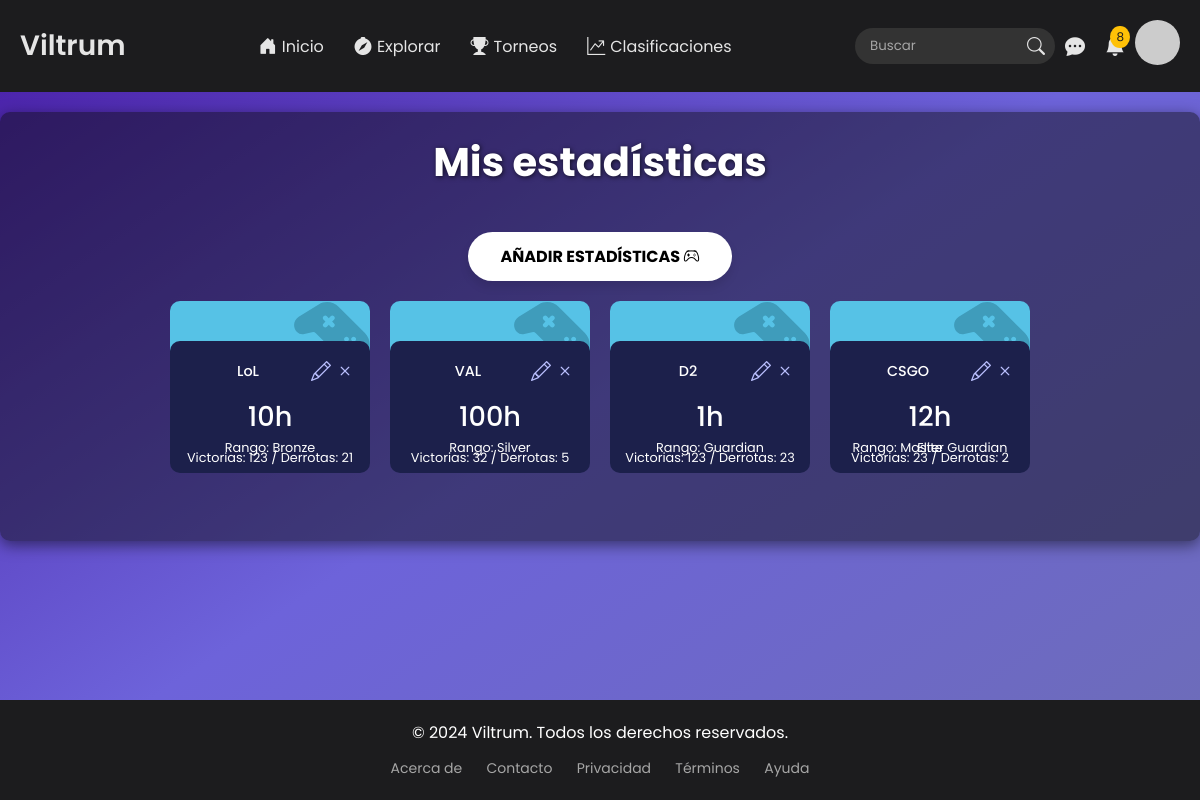
Screenshot of /profile/games_stats/ (signed in) with the database file from the repository.
### users/models.py (models this page shows)
class PlayerStats(models.Model):
    TYPE_CHOICES = [
        ("LoL", "League of Legends"),
        ("D2", "Dota 2"),
        ("CSGO", "Counter-Strike: Global Offensive"),
        ("VAL", "Valorant"),
        ("OW", "Overwatch"),
        ("PUBG", "PlayerUnknown's Battlegrounds"),
        ("FORT", "Fortnite"),
        ("Apex", "Apex Legends"),
        ("R6", "Rainbow Six Siege"),
        ("RL", "Rocket League")
    ]
    user = models.ForeignKey(User, on_delete=models.CASCADE)  # Relación con el usuario
    user_game = models.CharField(max_length=50)  # Nombre del juego jugado por el usuario
    game = models.CharField(max_length=5, choices=TYPE_CHOICES)  # Juego, limitado a las opciones disponibles
    rank = models.CharField(max_length=50)  # Rango del jugador
    wins = models.IntegerField(default=0)  # Número de victorias
    losses = models.IntegerField(default=0)  # Número de derrotas
    total_played = models.IntegerField(default=0)  # Total de juegos jugados
    is_active = models.BooleanField(default=True)  #Bandera en caso de ser eliminado
    class Meta:
        unique_together = ('user', 'game')  # Asegura que el usuario no pueda repetir el juego con el mismo tipo

### users/views.py (the view)
# urls.py: path('profile/games_stats/', views.games_stats, name='games_stats'),
@login_required
def games_stats(request):
    active_user = request.user
    if active_user.groups.filter(name='Gamer').exists():
        user_stats = PlayerStats.objects.filter(user=active_user, is_active=True)
        data_context = {'user_stats':user_stats}
        return render(request,'stats.html', data_context)
    return redirect('home')

### core/context_processors.py (called while the page is built)
def user_role(request):
    if request.user.is_authenticated:
        if request.user.groups.filter(name='Sponsor').exists():
            return {'role': 'sponsor'}
        elif request.user.groups.filter(name='Gamer').exists():
            return {'role': 'gamer'}
        else:
            return {'role': 'other'}
    return {'role': 'guest'}

def notifications(request):
    if request.user.is_authenticated:
        notifications = NotificationSystem.objects.filter(receiver=request.user).order_by('-created_at')[:8]
        return {'notifications': notifications}
    return {'notifications': []}

def verification(request):
    if request.user.is_authenticated:
        verificate = ExtendedData.objects.filter(user=request.user, user_verification=True)
        if verificate.exists():
            return {'verified':True}
        else:
            return {'verified':False}
    return {'verified':False}

### users/templates/stats.html (shortened to what this page needs)
{% extends 'template.html' %}
{% load static %}
{% block extra_css %}
<link rel="stylesheet" href="{% static 'css/stats.css' %}">
{% endblock %}
{% block content %}
<div class="main-container">
    <div class="five">
        <h1>Mis estadísticas</h1>
    </div>
    <button class="button" id="redirectButton">
        Añadir estadísticas <i class="bi bi-controller"></i>
    </button>
    <div class="stats-container">
        {% for stat in user_stats %}
        <div class="card work">
            <div class="img-section">
            </div>
            <div class="card-desc">
                <div class="card-header">
                    <div class="card-title">{{stat.game}}</div>
                    <div class="card-menu">
                        <a href="{% url 'edit_game_stat' stat.id %}" class="icons edit-icon" title="Editar">
                            <i class="bi bi-pencil"></i>
                        </a>
                        <a href="javascript:void(0);" class="icons delete-icon" title="Eliminar" onclick="showConfirmation('{% url 'delete_game_stats' stat.id %}')">
                            <i class="bi bi-x"></i>
                        </a>
                    </div>
                </div>
                <div class="card-time">{{stat.total_played}}h</div>
                <p class="recent">Rango: {{stat.rank}}</p>
                <p class="recent">Victorias: {{stat.wins}} / Derrotas: {{stat.losses}}</p>
            </div>
        </div>
        {% empty %}
        <span>Aún no se han registrado estadísticas</span>
        {% endfor %}
    </div>
</div>
{% endblock %}

### core/static/core/css/template.css (style rules this page uses)
* { font-family: 'Poppins', sans-serif; margin: 0; padding: 0; box-sizing: border-box; }
body { background-color: #1C1C1E; color: #E5E5E5; display: flex; flex-direction: column; min-height: 100vh; }

### users/static/css/stats.css (style rules this page uses)
body { background: linear-gradient(to bottom right, #481da6, #6d63da, #6d6db6); color: #ffffff; font-family: 'Arial', sans-serif; }
.main-container { max-width: 1200px; margin: 20px auto; padding: 20px; background-color: rgba(10, 10, 10, 0.464); border-radius: 10px; box-shadow: 0 4px 15px rgba(0, 0, 0, 0.5); text-align: center; }
.five h1 { font-size: 2.5em; font-weight: 700; margin-bottom: 20px; text-shadow: 1px 1px 5px rgba(0, 0, 0, 0.7); }
.button { margin: 20px 0px; position: relative; padding: 12px 32px; font-size: 16px; font-weight: 700; text-transform: uppercase; color: #000; background-color: #fff; border: none; border-radius: 50px; overflow: hidden; z-index: 1; transition: all 0.3s ease-in-out; box-shadow: 0 6px 10px rgba(0, 0, 0, 0.1); cursor: pointer; }
.button i { color: #000; }
.button::before { content: ""; position: absolute; top: 0; right: -100%; width: 100%; height: 100%; background: linear-gradient(to right, #007bff, #00bfff); transition: all 0.85s ease-in-out; z-index: -1; border-radius: 50px; }
.stats-container { display: flex; flex-wrap: wrap; justify-content: center; gap: 20px; margin-bottom: 50px; }
.card { --primary-clr: #1C204B; --dot-clr: #BBC0FF; --play: hsl(195, 74%, 62%); width: 200px; height: 170px; border-radius: 10px; }
.card { font-family: "Arial"; color: #fff; display: grid; cursor: pointer; grid-template-rows: 50px 1fr; }
.card-desc { border-radius: 10px; padding: 15px; position: relative; top: -10px; display: grid; gap: 10px; background: var(--primary-clr); }
.card-time { font-size: 1.7em; font-weight: 500; }
.img-section { transition: 0.2s cubic-bezier(0.25, 0.46, 0.45, 0.94); border-top-left-radius: 10px; border-top-right-radius: 10px; background: hsl(195, 74%, 62%); }
.card-header { display: flex; align-items: center; width: 100%; }
.card-title { flex: 1; font-size: 0.9em; font-weight: 500; }
.card-menu { display: flex; gap: 4px; margin-inline: auto; }
.card svg { float: right; max-width: 100%; max-height: 100%; }
.card .recent { line-height: 0; font-size: 0.8em; }
.icons { color: #BBC0FF !important; font-size: 20px; transition: 0.2s ease; }

### rows the page displays
PlayerStats: game "LoL", total_played "10", rank "Bronze", wins "123", losses "21"
PlayerStats: game "VAL", total_played "100", rank "Silver", wins "32", losses "5"
PlayerStats: game "D2", total_played "1", rank "Guardian", wins "123", losses "23"
PlayerStats: game "CSGO", total_played "12", rank "Master Guardian Elite", wins "23", losses "2"

### other values shown
{{ notifications|length }} "8"
